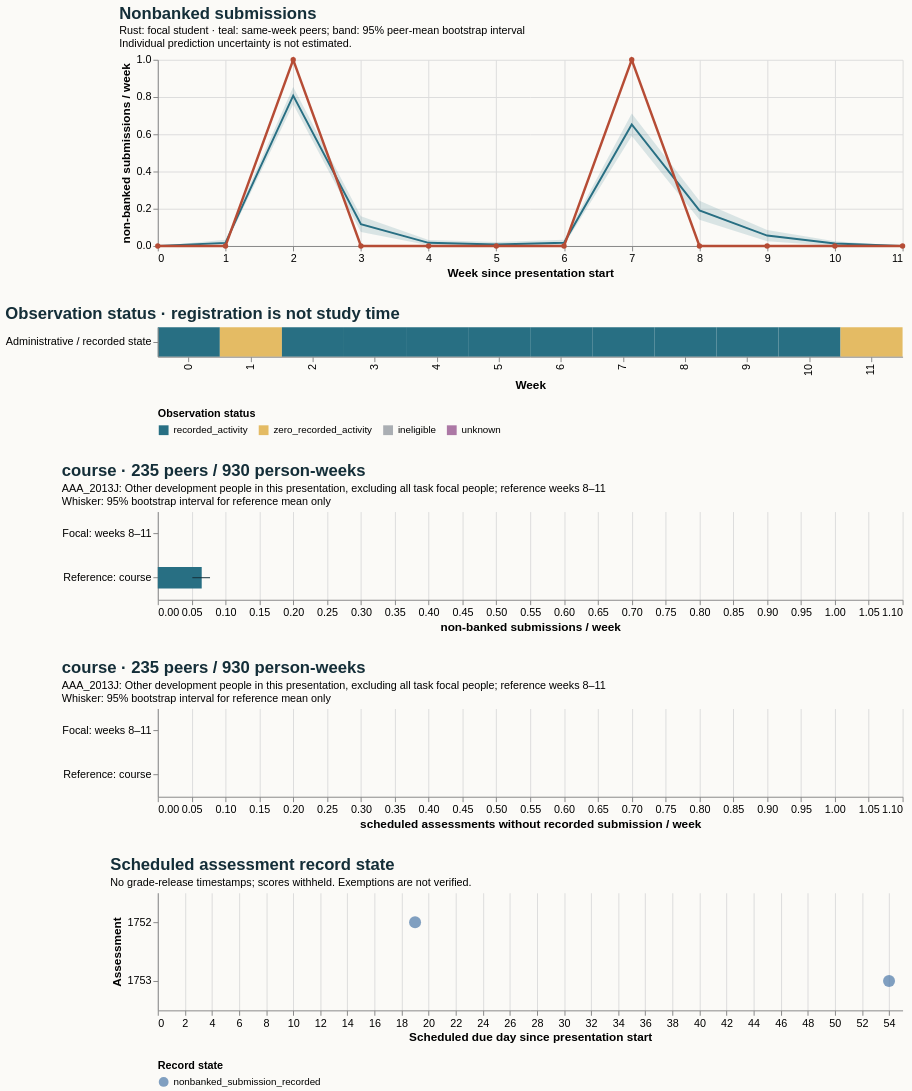

This figure's Vega-Lite source:
### Vega-Lite specification from a JSON file in a GitHub repository (floating-point values rounded to 4 significant figures)
{"$schema": "https://vega.github.io/schema/vega-lite/v5.20.1.json", "config": {"axis": {"labelFontSize": 11, "titleFontSize": 12}, "background": "#fbfaf7", "font": "sans-serif", "title": {"anchor": "start", "color": "#142e38", "fontSize": 17, "subtitleFontSize": 11}, "view": {"continuousHeight": 300, "continuousWidth": 300, "stroke": null}}, "datasets": {"data-24b351c35404d8b847d221d6d5616776": [{"eligible_days": 7.0, "end_day": 6, "logging_completeness": "unknown", "observation_status": "recorded_activity", "row": "Administrative / recorded state", "score_status": "withheld_release_time_unknown", "start_day": 0, "value": 0.0, "week": 0}, {"eligible_days": 7.0, "end_day": 13, "logging_completeness": "unknown", "observation_status": "zero_recorded_activity", "row": "Administrative / recorded state", "score_status": "withheld_release_time_unknown", "start_day": 7, "value": 0.0, "week": 1}, {"eligible_days": 7.0, "end_day": 20, "logging_completeness": "unknown", "observation_status": "recorded_activity", "row": "Administrative / recorded state", "score_status": "withheld_release_time_unknown", "start_day": 14, "value": 1.0, "week": 2}, {"eligible_days": 7.0, "end_day": 27, "logging_completeness": "unknown", "observation_status": "recorded_activity", "row": "Administrative / recorded state", "score_status": "withheld_release_time_unknown", "start_day": 21, "value": 0.0, "week": 3}, {"eligible_days": 7.0, "end_day": 34, "logging_completeness": "unknown", "observation_status": "recorded_activity", "row": "Administrative / recorded state", "score_status": "withheld_release_time_unknown", "start_day": 28, "value": 0.0, "week": 4}, {"eligible_days": 7.0, "end_day": 41, "logging_completeness": "unknown", "observation_status": "recorded_activity", "row": "Administrative / recorded state", "score_status": "withheld_release_time_unknown", "start_day": 35, "value": 0.0, "week": 5}, {"eligible_days": 7.0, "end_day": 48, "logging_completeness": "unknown", "observation_status": "recorded_activity", "row": "Administrative / recorded state", "score_status": "withheld_release_time_unknown", "start_day": 42, "value": 0.0, "week": 6}, {"eligible_days": 7.0, "end_day": 55, "logging_completeness": "unknown", "observation_status": "recorded_activity", "row": "Administrative / recorded state", "score_status": "withheld_release_time_unknown", "start_day": 49, "value": 1.0, "week": 7}, {"eligible_days": 7.0, "end_day": 62, "logging_completeness": "unknown", "observation_status": "recorded_activity", "row": "Administrative / recorded state", "score_status": "withheld_release_time_unknown", "start_day": 56, "value": 0.0, "week": 8}, {"eligible_days": 7.0, "end_day": 69, "logging_completeness": "unknown", "observation_status": "recorded_activity", "row": "Administrative / recorded state", "score_status": "withheld_release_time_unknown", "start_day": 63, "value": 0.0, "week": 9}, {"eligible_days": 7.0, "end_day": 76, "logging_completeness": "unknown", "observation_status": "recorded_activity", "row": "Administrative / recorded state", "score_status": "withheld_release_time_unknown", "start_day": 70, "value": 0.0, "week": 10}, {"eligible_days": 7.0, "end_day": 83, "logging_completeness": "unknown", "observation_status": "zero_recorded_activity", "row": "Administrative / recorded state", "score_status": "withheld_release_time_unknown", "start_day": 77, "value": 0.0, "week": 11}], "data-770ce5d87c1c8bea199b2664b3a9bcb9": [{"hi": null, "lo": null, "series": "Focal: weeks 8–11", "value": 0.0}, {"hi": 0.0, "lo": 0.0, "series": "Reference: course", "value": 0.0}], "data-8b18e2682a6f0601c416330132c98e57": [{"as_of_day": 20, "assessment_id": 1752, "course": "AAA_2013J", "due_day": 19, "person_id": 2486127, "score_status": "withheld_release_time_unknown", "state": "nonbanked_submission_recorded", "week": 2}, {"as_of_day": 55, "assessment_id": 1753, "course": "AAA_2013J", "due_day": 54, "person_id": 2486127, "score_status": "withheld_release_time_unknown", "state": "nonbanked_submission_recorded", "week": 7}], "data-d8f9fbce64a86f41c84c22b6c159978d": [{"hi": null, "lo": null, "series": "Focal: weeks 8–11", "value": 0.0}, {"hi": 0.07715, "lo": 0.05106, "series": "Reference: course", "value": 0.06489}], "data-fe855d486070e5352b05bec3589e6825": [{"end_day": 6, "focal_value": 0.0, "peer_ci_high": 0.0, "peer_ci_low": 0.0, "peer_mean": 0.0, "peer_observations": 241, "peer_people": 241, "reference": "course", "unit": "non-banked submissions / week", "week": 0}, {"end_day": 13, "focal_value": 0.0, "peer_ci_high": 0.0332, "peer_ci_low": 0.004149, "peer_mean": 0.0166, "peer_observations": 241, "peer_people": 241, "reference": "course", "unit": "non-banked submissions / week", "week": 1}, {"end_day": 20, "focal_value": 1.0, "peer_ci_high": 0.8536, "peer_ci_low": 0.7615, "peer_mean": 0.8075, "peer_observations": 239, "peer_people": 239, "reference": "course", "unit": "non-banked submissions / week", "week": 2}, {"end_day": 27, "focal_value": 0.0, "peer_ci_high": 0.159, "peer_ci_low": 0.07531, "peer_mean": 0.1172, "peer_observations": 239, "peer_people": 239, "reference": "course", "unit": "non-banked submissions / week", "week": 3}, {"end_day": 34, "focal_value": 0.0, "peer_ci_high": 0.03175, "peer_ci_low": 0.004219, "peer_mean": 0.01688, "peer_observations": 237, "peer_people": 237, "reference": "course", "unit": "non-banked submissions / week", "week": 4}, {"end_day": 41, "focal_value": 0.0, "peer_ci_high": 0.02119, "peer_ci_low": 0.0, "peer_mean": 0.008475, "peer_observations": 236, "peer_people": 236, "reference": "course", "unit": "non-banked submissions / week", "week": 5}, {"end_day": 48, "focal_value": 0.0, "peer_ci_high": 0.0339, "peer_ci_low": 0.004237, "peer_mean": 0.01695, "peer_observations": 236, "peer_people": 236, "reference": "course", "unit": "non-banked submissions / week", "week": 6}, {"end_day": 55, "focal_value": 1.0, "peer_ci_high": 0.7119, "peer_ci_low": 0.591, "peer_mean": 0.6525, "peer_observations": 236, "peer_people": 236, "reference": "course", "unit": "non-banked submissions / week", "week": 7}, {"end_day": 62, "focal_value": 0.0, "peer_ci_high": 0.2426, "peer_ci_low": 0.1404, "peer_mean": 0.1915, "peer_observations": 235, "peer_people": 235, "reference": "course", "unit": "non-banked submissions / week", "week": 8}, {"end_day": 69, "focal_value": 0.0, "peer_ci_high": 0.08584, "peer_ci_low": 0.02575, "peer_mean": 0.05579, "peer_observations": 233, "peer_people": 233, "reference": "course", "unit": "non-banked submissions / week", "week": 9}, {"end_day": 76, "focal_value": 0.0, "peer_ci_high": 0.02586, "peer_ci_low": 0.0, "peer_mean": 0.01293, "peer_observations": 232, "peer_people": 232, "reference": "course", "unit": "non-banked submissions / week", "week": 10}, {"end_day": 83, "focal_value": 0.0, "peer_ci_high": 0.0, "peer_ci_low": 0.0, "peer_mean": 0.0, "peer_observations": 230, "peer_people": 230, "reference": "course", "unit": "non-banked submissions / week", "week": 11}]}, "resolve": {"scale": {"color": "independent"}}, "spacing": 28, "vconcat": [{"data": {"name": "data-fe855d486070e5352b05bec3589e6825"}, "height": 190, "layer": [{"encoding": {"x": {"axis": {"tickMinStep": 1}, "field": "week", "title": "Week since presentation start", "type": "quantitative"}, "y": {"field": "peer_ci_low", "scale": {"zero": true}, "title": "non-banked submissions / week", "type": "quantitative"}, "y2": {"field": "peer_ci_high"}}, "mark": {"color": "#286f83", "opacity": 0.16, "type": "area"}}, {"encoding": {"tooltip": [{"field": "week", "type": "quantitative"}, {"field": "peer_mean", "type": "quantitative"}, {"field": "peer_people", "type": "quantitative"}, {"field": "peer_observations", "type": "quantitative"}], "x": {"field": "week", "type": "quantitative"}, "y": {"field": "peer_mean", "type": "quantitative"}}, "mark": {"color": "#286f83", "strokeWidth": 2, "type": "line"}}, {"encoding": {"tooltip": [{"field": "week", "type": "quantitative"}, {"field": "focal_value", "type": "quantitative"}], "x": {"field": "week", "type": "quantitative"}, "y": {"field": "focal_value", "type": "quantitative"}}, "mark": {"color": "#b64c35", "point": {"color": "#b64c35"}, "strokeWidth": 2.5, "type": "line"}}], "title": {"subtitle": ["Rust: focal student · teal: same-week peers; band: 95% peer-mean bootstrap interval", "Individual prediction uncertainty is not estimated."], "text": "Nonbanked submissions"}, "width": 760}, {"data": {"name": "data-24b351c35404d8b847d221d6d5616776"}, "encoding": {"color": {"field": "observation_status", "legend": {"labelLimit": 260, "orient": "bottom"}, "scale": {"domain": ["recorded_activity", "zero_recorded_activity", "ineligible", "unknown"], "range": ["#286f83", "#e4bb64", "#aaaeb3", "#ac78a5"]}, "title": "Observation status", "type": "nominal"}, "tooltip": [{"field": "week", "type": "quantitative"}, {"field": "eligible_days", "type": "quantitative"}, {"field": "observation_status", "type": "nominal"}, {"field": "logging_completeness", "type": "nominal"}], "x": {"field": "week", "title": "Week", "type": "ordinal"}, "y": {"field": "row", "title": null, "type": "nominal"}}, "height": 30, "mark": {"type": "rect"}, "title": "Observation status · registration is not study time", "width": 760}, {"data": {"name": "data-d8f9fbce64a86f41c84c22b6c159978d"}, "height": 90, "layer": [{"encoding": {"x": {"field": "value", "scale": {"domain": [0, 1.05], "zero": true}, "title": "non-banked submissions / week", "type": "quantitative"}, "y": {"field": "series", "sort": null, "title": null, "type": "nominal"}}, "mark": {"color": "#286f83", "size": 22, "type": "bar"}}, {"encoding": {"x": {"field": "lo", "type": "quantitative"}, "x2": {"field": "hi"}, "y": {"field": "series", "sort": null, "title": null, "type": "nominal"}}, "mark": {"color": "#142e38", "type": "rule"}}], "title": {"subtitle": ["AAA_2013J: Other development people in this presentation, excluding all task focal people; reference weeks 8–11", "Whisker: 95% bootstrap interval for reference mean only"], "text": "course · 235 peers / 930 person-weeks"}, "width": 760}, {"data": {"name": "data-770ce5d87c1c8bea199b2664b3a9bcb9"}, "height": 90, "layer": [{"encoding": {"x": {"field": "value", "scale": {"domain": [0, 1.05], "zero": true}, "title": "scheduled assessments without recorded submission / week", "type": "quantitative"}, "y": {"field": "series", "sort": null, "title": null, "type": "nominal"}}, "mark": {"color": "#286f83", "size": 22, "type": "bar"}}, {"encoding": {"x": {"field": "lo", "type": "quantitative"}, "x2": {"field": "hi"}, "y": {"field": "series", "sort": null, "title": null, "type": "nominal"}}, "mark": {"color": "#142e38", "type": "rule"}}], "title": {"subtitle": ["AAA_2013J: Other development people in this presentation, excluding all task focal people; reference weeks 8–11", "Whisker: 95% bootstrap interval for reference mean only"], "text": "course · 235 peers / 930 person-weeks"}, "width": 760}, {"data": {"name": "data-8b18e2682a6f0601c416330132c98e57"}, "encoding": {"color": {"field": "state", "legend": {"labelLimit": 400, "orient": "bottom"}, "title": "Record state", "type": "nominal"}, "tooltip": [{"field": "assessment_id", "type": "quantitative"}, {"field": "due_day", "type": "quantitative"}, {"field": "as_of_day", "type": "quantitative"}, {"field": "state", "type": "nominal"}, {"field": "score_status", "type": "nominal"}], "x": {"field": "due_day", "title": "Scheduled due day since presentation start", "type": "quantitative"}, "y": {"field": "assessment_id", "title": "Assessment", "type": "nominal"}}, "height": 120, "mark": {"filled": true, "size": 150, "type": "point"}, "title": {"subtitle": "No grade-release timestamps; scores withheld. Exemptions are not verified.", "text": "Scheduled assessment record state"}, "width": 760}]}
